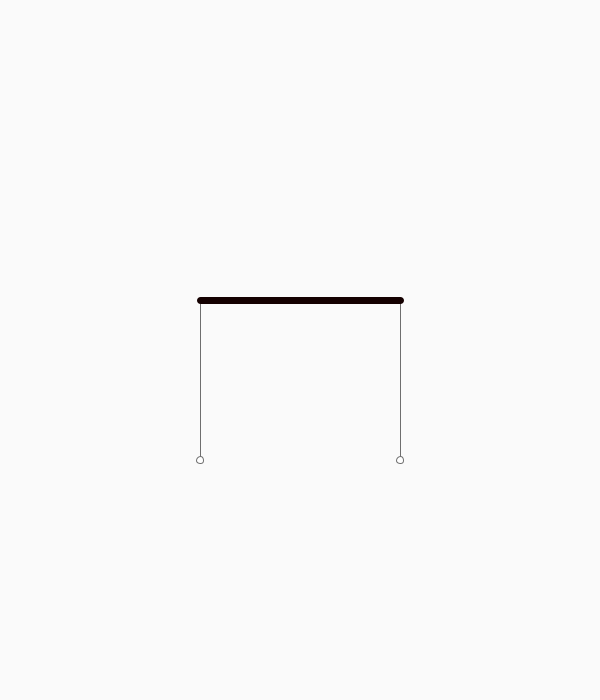
Frame 1 (no input)
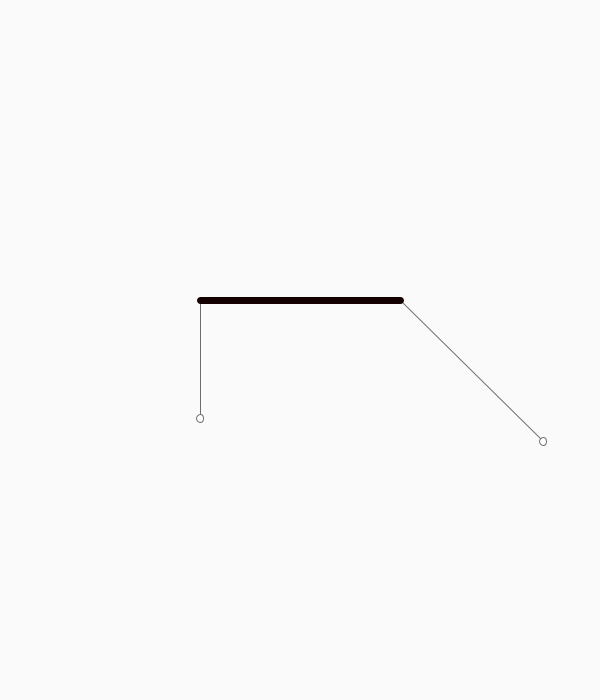
Frame 60 (the mouse pressed at the canvas centre just before this capture)
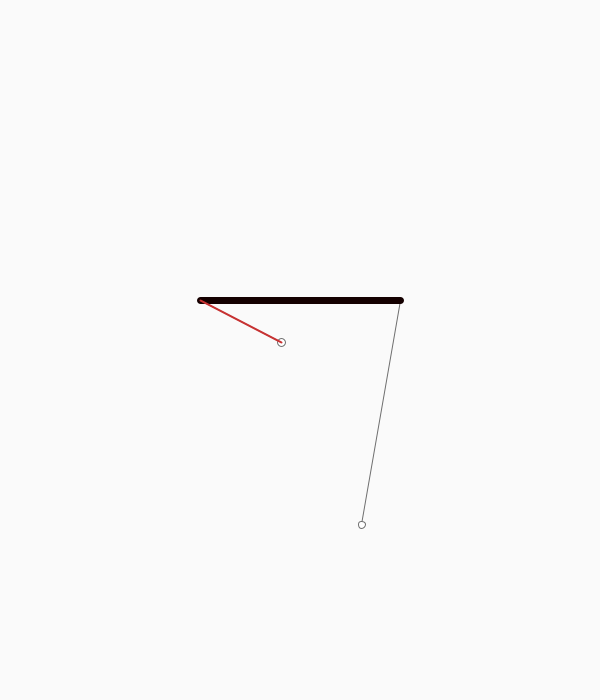
Frame 120 (the mouse held since frame 60 and released just before this capture)

The Processing sketch that drew these frames (run headless with seeded random() and noise(); from frame 60 on, the mouse is pressed at the canvas centre):

// Processing sketch: processing_163934
// ── processing_163934.pde

float theta1, theta2, r1, r2;
float dtheta1, dtheta2, dr;
float t, dt;
float m1, m2;
float G;
float L;

float A_,B_,H_;

void setup() {
  size(600, 700);
  setupVars();
}

void setupVars() {
  A_ = 200;
  B_ = 400;
  H_ = 300;
  
  r1 = 8.0;
  r2 = 8.0;
  L = r1 + r2;
  theta1 = 0;
  theta2 = 0;
  dtheta1 = -0;
  dtheta2 = 0 + random(10)*0.1;
  dr = 0;
  
  m1 = 0.5;
  m2 = 0.5;
  G = 5;
  t = 0;
  dt = 0.04;
}

void draw() {
  r2 = L-r1;
  if (r1 < 0.5) {        // collision
    background(200,200,250);
    m1 += 0.002*random(20);
    dr = abs(dr*0.7);
    r1 = abs(r1-0.2)+0.2;
    r2 = L-r1;
    //theta1 += PI;
  } else if (r2 < 0.5){
    background(250,250,200);
    m2 += 0.02;
    dr = -abs(dr*0.7);
    r2 = abs(r2-0.2)+0.2;
    r1 = L-r2;
    //theta2 += PI;
  } else {
    background(250);
  }
  if (abs(dr)>20) {
    println("dr is ", dr);
    dr = 0;
  }
  strokeWeight(1);
  stroke(110);
  float x1 = r1*sin(theta1);
  float y1 = r1*cos(theta1);
  line(A_,H_,  A_+x1*20, H_+y1*20);
  ellipse(A_+x1*20, H_+y1*20, m1*15,m1*15);  // m1
  float x2 = r2*sin(theta2);
  float y2 = r2*cos(theta2);
  line(B_,H_, B_+x2*20, H_+y2*20);
  ellipse(B_+x2*20, H_+y2*20, m2*15,m2*15);  // m2
  
  strokeWeight(7);    // bar
  stroke(20, 0, 0);
  line(A_,H_,B_,H_);
  
  if (mousePressed) {      // dragging ropes around
    strokeWeight(2);
    if (distance(A_+20*x1,H_+20*y1,mouseX,mouseY) < distance(B_+20*x2,H_+20*y2,mouseX,mouseY) ) {
      stroke(200,50,50);
      line(A_,H_,  A_+x1*20, H_+y1*20);

      float V_X = (mouseX-A_)/20.0;
      float V_Y = (mouseY-H_)/20.0;
      float V_R = distance(0,0,V_X,V_Y);
      dr = dr*0.95;
      dr += (V_R-r1)*0.3;
      dtheta1 = dtheta1*0.9;
      dtheta1 -= asin( (x1*V_Y-y1*V_X)/(r1*V_R) ) * 0.8;
    } else {
      stroke(200,200,50);
      line(B_,H_,  B_+x2*20, H_+y2*20);

      float V_X = (mouseX-B_)/20.0;
      float V_Y = (mouseY-H_)/20.0;
      float V_R = distance(0,0,V_X,V_Y);
      dr = dr*0.95;
      dr -= (V_R-r2)*0.3;
      dtheta2 = dtheta2*0.9;
      dtheta2 -= asin( (x2*V_Y-y2*V_X)/(r2*V_R) ) * 0.8;

    }
  }
  
  iterate();
}

void iterate() {
  r1 += dr*dt;
  r2 = L-r1;
  if (r1 < 0.01)  // explosion fix
    r1 = 0.1;
  if (r2 < 0.01)
    r2 = 0.1;     //
  theta1 += dtheta1*dt;
  theta2 += dtheta2*dt;
  dr += dt*( m1*pow(dtheta1,2)*r1 - m2*pow(dtheta2,2)*r2 + G*(m1*cos(theta1)-m2*cos(theta2)) )/(m1+m2);
  dtheta1 += -dt*(G*sin(theta1)+dr*dtheta1)/r1;
  dtheta2 += -dt*(G*sin(theta2)-dr*dtheta2)/r2;
  
  t += dt;
}

float distance(float x_1, float y_1, float x_2, float y_2) {
  return sqrt( (x_2-x_1)*(x_2-x_1) + (y_2-y_1)*(y_2-y_1) );
}
